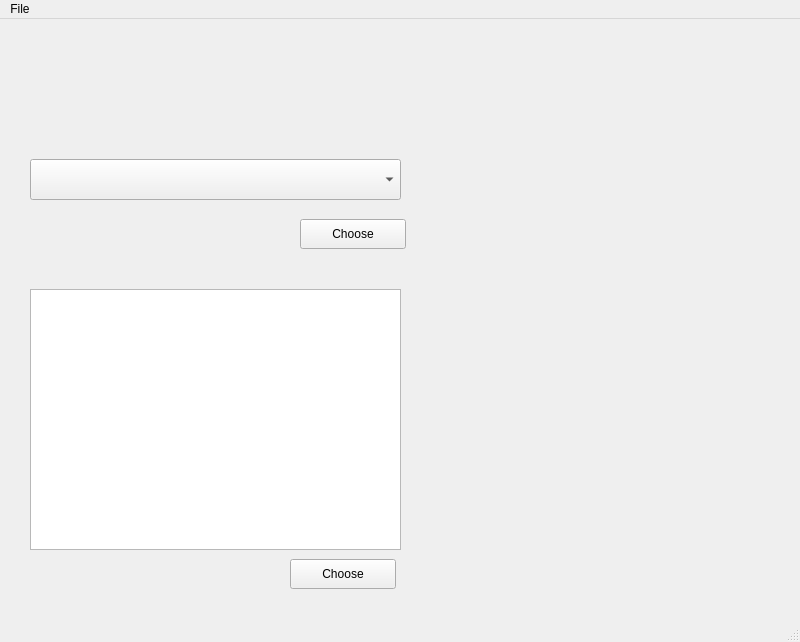
<?xml version="1.0" encoding="UTF-8"?>
<ui version="4.0">
 <class>MainWindow</class>
 <widget class="QMainWindow" name="MainWindow">
  <property name="geometry">
   <rect>
    <x>0</x>
    <y>0</y>
    <width>800</width>
    <height>642</height>
   </rect>
  </property>
  <property name="windowTitle">
   <string>MainWindow</string>
  </property>
  <widget class="QWidget" name="centralwidget">
   <widget class="QComboBox" name="comboBox">
    <property name="geometry">
     <rect>
      <x>30</x>
      <y>140</y>
      <width>371</width>
      <height>41</height>
     </rect>
    </property>
   </widget>
   <widget class="QPushButton" name="pushButton">
    <property name="geometry">
     <rect>
      <x>300</x>
      <y>200</y>
      <width>106</width>
      <height>30</height>
     </rect>
    </property>
    <property name="text">
     <string>Choose</string>
    </property>
   </widget>
   <widget class="QListWidget" name="listWidget">
    <property name="geometry">
     <rect>
      <x>30</x>
      <y>270</y>
      <width>371</width>
      <height>261</height>
     </rect>
    </property>
   </widget>
   <widget class="QPushButton" name="pushButton_2">
    <property name="geometry">
     <rect>
      <x>290</x>
      <y>540</y>
      <width>106</width>
      <height>30</height>
     </rect>
    </property>
    <property name="text">
     <string>Choose</string>
    </property>
   </widget>
  </widget>
  <widget class="QMenuBar" name="menubar">
   <property name="geometry">
    <rect>
     <x>0</x>
     <y>0</y>
     <width>800</width>
     <height>26</height>
    </rect>
   </property>
   <widget class="QMenu" name="menuFile">
    <property name="title">
     <string>File</string>
    </property>
    <addaction name="separator"/>
    <addaction name="actionNew"/>
    <addaction name="separator"/>
    <addaction name="actionOpen"/>
    <addaction name="separator"/>
    <addaction name="actionExit"/>
   </widget>
   <addaction name="menuFile"/>
  </widget>
  <widget class="QStatusBar" name="statusbar"/>
  <action name="actionNew">
   <property name="icon">
    <iconset resource="resource.qrc">
     <normaloff>:/rec/icons/new.png</normaloff>:/rec/icons/new.png</iconset>
   </property>
   <property name="text">
    <string>New</string>
   </property>
  </action>
  <action name="actionOpen">
   <property name="icon">
    <iconset resource="resource.qrc">
     <normaloff>:/rec/icons/open.png</normaloff>:/rec/icons/open.png</iconset>
   </property>
   <property name="text">
    <string>Open</string>
   </property>
  </action>
  <action name="actionExit">
   <property name="icon">
    <iconset resource="resource.qrc">
     <normaloff>:/rec/icons/exit.png</normaloff>:/rec/icons/exit.png</iconset>
   </property>
   <property name="text">
    <string>Exit</string>
   </property>
  </action>
 </widget>
 <resources>
  <include location="resource.qrc"/>
 </resources>
 <connections/>
</ui>
